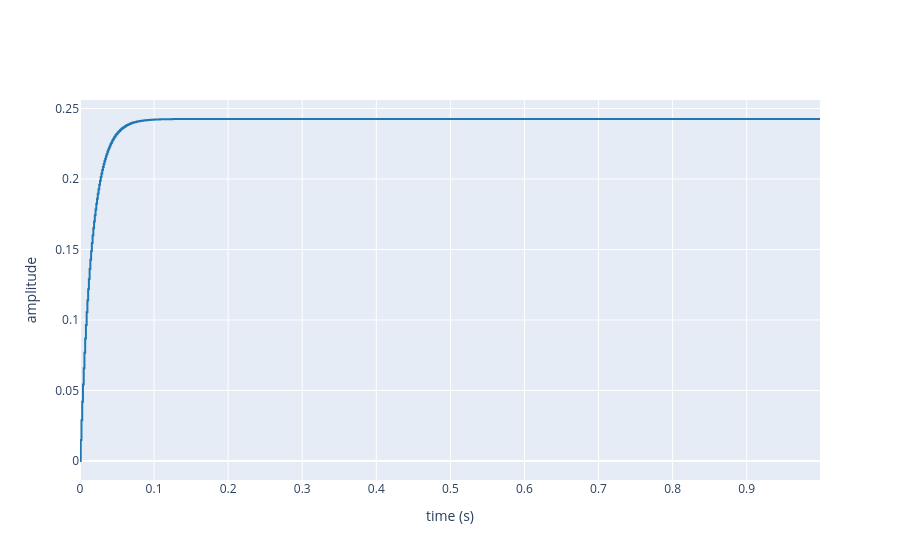

Write notebook code for a chart like this one.
### Code cell
Mt_z_H = Mt_z_rpm/(1+Mt_z_rpm)
step(Mt_z_H, t=tm_z)

### Figure 1 — Plotly figure (JSON) as saved in the notebook; plotly's stock layout.template omitted (floating-point values rounded to 4 significant figures; data arrays with more than 128 entries replaced by an {"elided": "..."} marker saying what was removed)
{"data": [{"line": {"color": "#1f77b4", "shape": "hv"}, "mode": "lines", "name": "sys1", "type": "scatter", "x": {"elided": "1000 float values"}, "y": {"elided": "1000 float values"}}], "layout": {"xaxis": {"title": {"text": "time (s)"}, "type": "linear"}, "yaxis": {"title": {"text": "amplitude"}, "type": "linear"}}}
